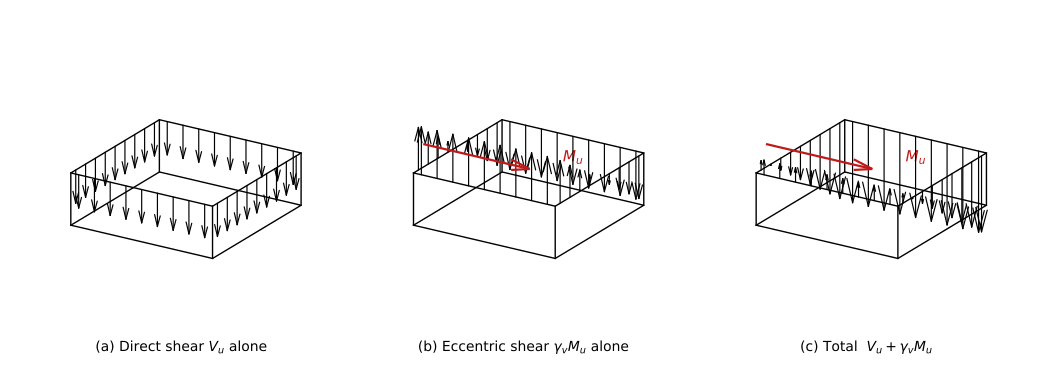

Write the Python code that produced this figure.
"""
Anchor figure for Perfect Punching whitepaper.

Matches the classical MacGregor/Nilson decomposition style: stress at the
critical section is visualized with vertical arrows whose length is
proportional to v_u at that point around the perimeter.

Panels:
  (a) Stresses from direct shear V_u alone       -> uniform arrows
  (b) Stresses from eccentric shear gamma_v*M_u  -> linear gradient (some up,
                                                    some down)
  (c) Total = (a) + (b)                          -> sum, asymmetric

Output: figures/critical_section_stress.pdf (vector, for LaTeX embed).
"""
from __future__ import annotations

import numpy as np
import matplotlib.pyplot as plt
from pathlib import Path


# --- geometry (normalized units; purely illustrative) ---
b1 = 1.6    # critical-section side along x
b2 = 1.6    # critical-section side along y
d  = 0.55   # effective slab depth (prism height in the figure)


def prism_wireframe(ax, color="k", lw=1.0):
    """Critical-section shell as a wireframe rectangular tube, z in [0, d]."""
    rx = [-b1/2, +b1/2, +b1/2, -b1/2, -b1/2]
    ry = [-b2/2, -b2/2, +b2/2, +b2/2, -b2/2]
    ax.plot(rx, ry, [0.0]*5, color=color, lw=lw)
    ax.plot(rx, ry, [d]*5,   color=color, lw=lw)
    for xi, yi in [(-b1/2,-b2/2), (+b1/2,-b2/2), (+b1/2,+b2/2), (-b1/2,+b2/2)]:
        ax.plot([xi, xi], [yi, yi], [0.0, d], color=color, lw=lw)


def perimeter_samples(n_per_side: int = 9):
    """Evenly spaced points around the top-edge perimeter (z = d)."""
    pts = []
    xs = np.linspace(-b1/2, +b1/2, n_per_side + 1)
    ys = np.linspace(-b2/2, +b2/2, n_per_side + 1)
    # face y = -b2/2 (x sweeps + direction)
    for x in (xs[:-1] + xs[1:]) / 2:
        pts.append((x, -b2/2))
    # face x = +b1/2 (y sweeps + direction)
    for y in (ys[:-1] + ys[1:]) / 2:
        pts.append((+b1/2, y))
    # face y = +b2/2 (x sweeps - direction)
    for x in reversed((xs[:-1] + xs[1:]) / 2):
        pts.append((x, +b2/2))
    # face x = -b1/2 (y sweeps - direction)
    for y in reversed((ys[:-1] + ys[1:]) / 2):
        pts.append((-b1/2, y))
    return pts


def v_bar(x, y, alpha_direct, alpha_moment_y):
    """Normalized illustrative stress: uniform + linear-in-y (moment about x)."""
    return alpha_direct + alpha_moment_y * y


def draw_arrows(ax, alpha_direct: float, alpha_moment_y: float, scale: float = 0.35):
    """Vertical arrows at each perimeter sample, length proportional to v_bar."""
    for (x, y) in perimeter_samples():
        v = v_bar(x, y, alpha_direct, alpha_moment_y)
        dz = -v * scale  # positive stress -> arrow points downward into slab
        if abs(dz) < 1e-6:
            continue
        ax.quiver(
            x, y, d, 0, 0, dz,
            color="k", arrow_length_ratio=min(0.35, max(0.15, 0.25/abs(dz))),
            lw=0.85, capstyle="round",
        )


def style_axes(ax):
    ax.set_axis_off()
    ax.set_proj_type("ortho")
    ax.view_init(elev=22, azim=-58)
    # consistent framing across panels, leaves room for up/down arrows
    r = max(b1, b2) * 0.65
    ax.set_xlim(-r, r); ax.set_ylim(-r, r); ax.set_zlim(-0.45, 1.25)
    ax.set_box_aspect((1, 1, 0.8))


def draw_moment_annotation(ax):
    """Small label indicating the direction of M_u applied to the column,
    shown only for panels that include the moment contribution."""
    ax.text(+b1/2 + 0.18, -b2/2 - 0.15, d + 0.55, r"$M_u$",
            color=(0.75, 0.1, 0.1), fontsize=11, ha="left")
    # arrow indicating moment vector (curved look via short quiver in +x)
    ax.quiver(
        -b1/3, -b2/2 - 0.25, d + 0.45, b1*0.75, 0, 0,
        color=(0.75, 0.1, 0.1), arrow_length_ratio=0.18, lw=1.6,
    )


def main(out_path: Path):
    fig = plt.figure(figsize=(10.5, 3.8))
    fig.patch.set_facecolor("white")
    gs = fig.add_gridspec(1, 3, left=0.01, right=0.99, top=0.97, bottom=0.04,
                          wspace=0.0)

    # (a) direct shear alone
    ax_a = fig.add_subplot(gs[0, 0], projection="3d")
    prism_wireframe(ax_a)
    draw_arrows(ax_a, alpha_direct=1.0, alpha_moment_y=0.0)
    style_axes(ax_a)
    ax_a.set_title(r"(a) Direct shear $V_u$ alone", fontsize=10, y=-0.02)

    # (b) eccentric moment alone
    ax_b = fig.add_subplot(gs[0, 1], projection="3d")
    prism_wireframe(ax_b)
    draw_arrows(ax_b, alpha_direct=0.0, alpha_moment_y=1.8)
    draw_moment_annotation(ax_b)
    style_axes(ax_b)
    ax_b.set_title(r"(b) Eccentric shear $\gamma_v M_u$ alone",
                   fontsize=10, y=-0.02)

    # (c) total = sum
    ax_c = fig.add_subplot(gs[0, 2], projection="3d")
    prism_wireframe(ax_c)
    draw_arrows(ax_c, alpha_direct=1.0, alpha_moment_y=1.8)
    draw_moment_annotation(ax_c)
    style_axes(ax_c)
    ax_c.set_title(r"(c) Total  $V_u + \gamma_v M_u$",
                   fontsize=10, y=-0.02)

    fig.savefig(out_path, bbox_inches="tight", pad_inches=0.1)
    print(f"wrote {out_path}")


if __name__ == "__main__":
    out_dir = Path(__file__).parent
    main(out_dir / "critical_section_stress.pdf")
